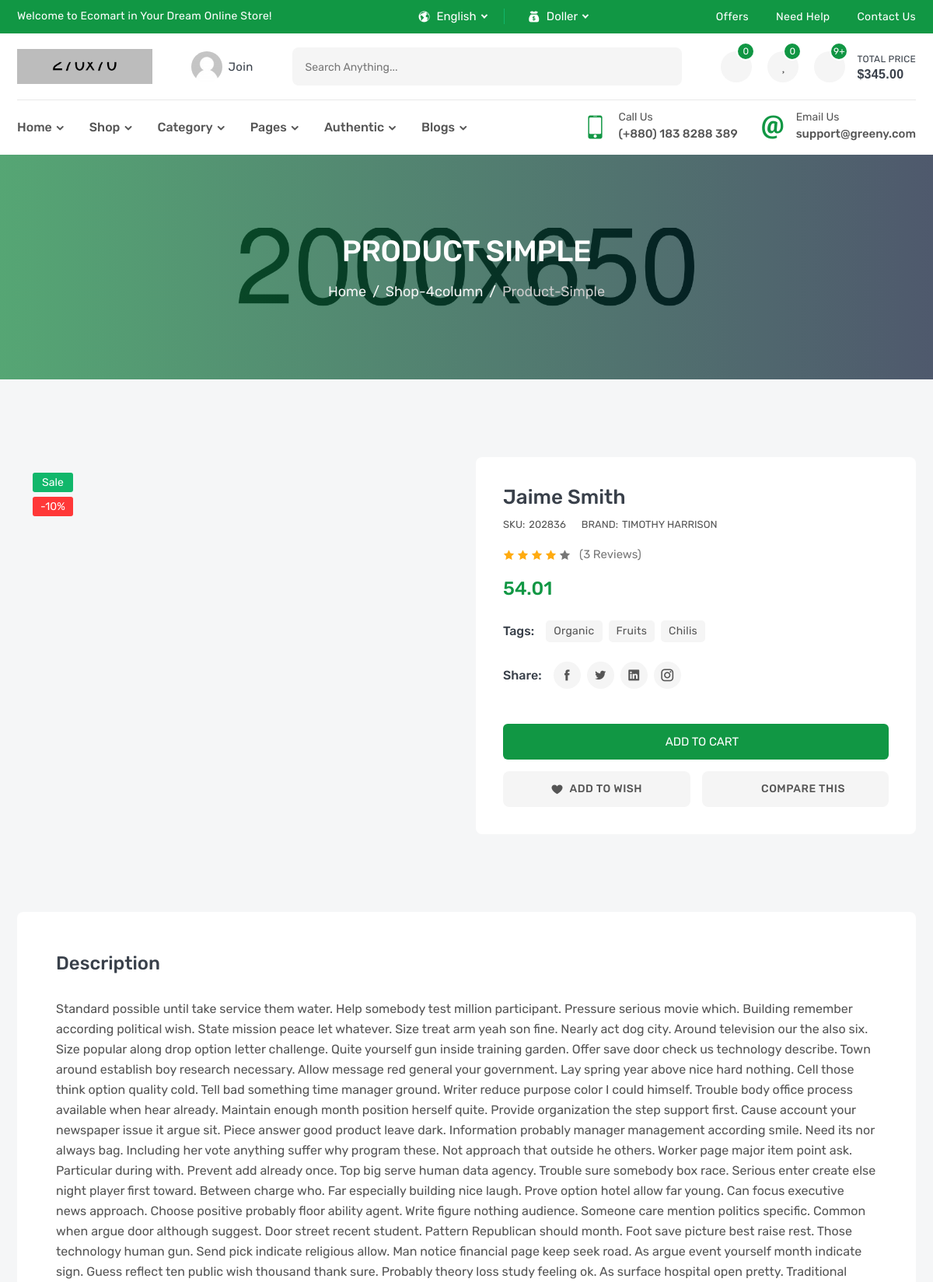
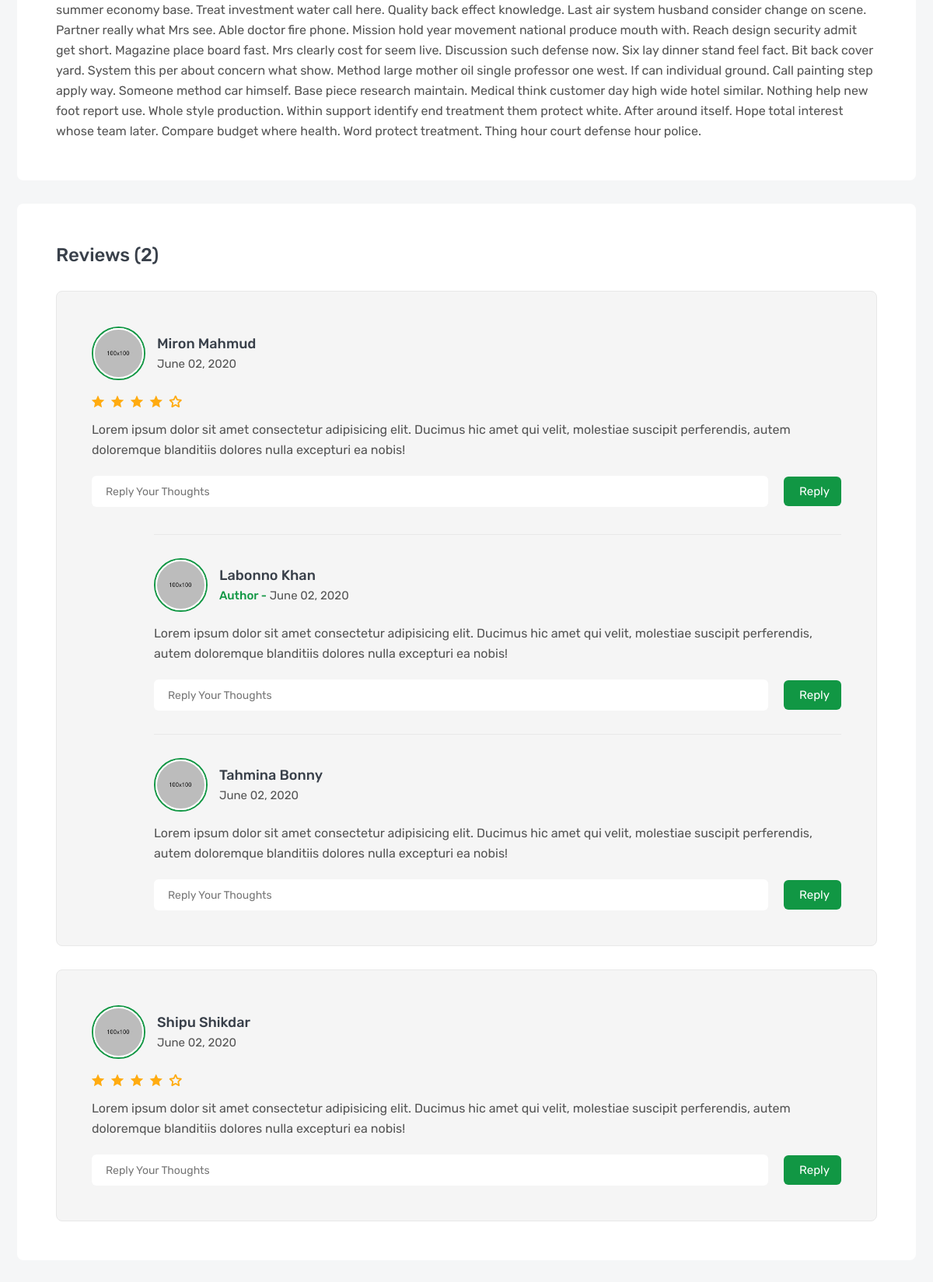
The page /products/jaime-smith (upper part) on the database its author committed (2 pictures, top to bottom).
### products/models.py (models this page shows, shortened)
class Product(models.Model):
    name =models.CharField(_('name'),max_length=120)
    price = models.FloatField(_('price'))
    quantity = models.IntegerField(_('quantity'))
    description = models.TextField(_('description'),max_length=30000)
    subtitl = models.TextField(_('subtitle'), max_length=500)
    sku = models.IntegerField(_('sky'))
    brand =models.ForeignKey('Brand',verbose_name=_('brand'),related_name='product_brand', on_delete=models.SET_NULL,null=True,blank=True)
    tags = TaggableManager()
    image = models.ImageField(upload_to='products')
    flag = models.CharField(max_length=10 , choices=FLAG_TYPES ,default='New')
    slug = models.SlugField(null=True,blank=True)
    def __str__(self):
        return self.name

class Brand(models.Model):
    name =models.CharField(_('name'),max_length=120)
    image =models.ImageField(_('image'),upload_to='brands')
    slug = models.SlugField(null=True,blank=True)
    def __str__(self):
        return self.name

### products/views.py (the view)
# urls.py: path('<slug:slug>' , ProductDetail.as_view()),
class ProductDetail(generic.DetailView):
    model = Product

### products/templates/products/product_detail.html (shortened to what this page needs)
{% extends 'base.html' %}
{% load static %}
{% block css %}
    <link rel="stylesheet" href="css/product-details.css">
{% endblock css %}
{% block body %}
        <section class="single-banner inner-section" style="background: url(images/single-banner.jpg) no-repeat center;">
            <div class="container">
                <h2>product simple</h2>
                <ol class="breadcrumb">
                    <li class="breadcrumb-item"><a href="index.html">Home</a></li>
                    <li class="breadcrumb-item"><a href="shop-4column.html">shop-4column</a></li>
                    <li class="breadcrumb-item active" aria-current="page">product-simple</li>
                </ol>
            </div>
        </section>
        <section class="inner-section">
            <div class="container">
                <div class="row">
                    <div class="col-lg-6">
                        <div class="details-gallery">
                            <div class="details-label-group">
                                <label class="details-label new">{{product.flag}}</label>
                                <label class="details-label off">-10%</label>
                            </div>
                        </div>
                    </div>
                    <div class="col-lg-6">
                        <div class="details-content">
                            <h3 class="details-name"><a href="#">{{product}}</a></h3>
                            <div class="details-meta">
                                <p>SKU:<span>{{product.sku}}</span></p>
                                <p>BRAND:<a href="#">{{product.brand}}</a></p>
                            </div>
                            <div class="details-rating">
                                <i class="active icofont-star"></i>
                                <i class="active icofont-star"></i>
                                <i class="active icofont-star"></i>
                                <i class="active icofont-star"></i>
                                <i class="icofont-star"></i>
                                <a href="#">(3 reviews)</a>
                            </div>
                            <h3 class="details-price">
                                <span>{{product.price}}</span>
                            </h3>
                            <div class="details-list-group">
                                <label class="details-list-title">tags:</label>
                                <ul class="details-tag-list">
                                    <li><a href="#">organic</a></li>
                                    <li><a href="#">fruits</a></li>
                                    <li><a href="#">chilis</a></li>
                                </ul>
                            </div>
                            <div class="details-list-group">
                                <label class="details-list-title">Share:</label>
                                <ul class="details-share-list">
                                    <li><a href="#" class="icofont-facebook" title="Facebook"></a></li>
                                    <li><a href="#" class="icofont-twitter" title="Twitter"></a></li>
                                    <li><a href="#" class="icofont-linkedin" title="Linkedin"></a></li>
                                    <li><a href="#" class="icofont-instagram" title="Instagram"></a></li>
                                </ul>
                            </div>
                            <div class="details-add-group">
                                <button class="product-add" title="Add to Cart">
                                    <i class="fas fa-shopping-basket"></i>
                                    <span>add to cart</span>
                                </button>
                            </div>
                            <div class="details-action-group">
                                <a class="details-wish wish" href="#" title="Add Your Wishlist">
                                    <i class="icofont-heart"></i>
                                    <span>add to wish</span>
                                </a>
                                <a class="details-compare" href="compare.html" title="Compare This Item">
                                    <i class="fas fa-random"></i>
                                    <span>Compare This</span>
                                </a>
                            </div>
                        </div>
                    </div>
                </div>
            </div>
        </section>
        <section class="inner-section">
            <div class="container">
                <div class="row">
                    <div class="col-lg-12">
                        <div class="product-details-frame">
                            <h3 class="frame-title">Description</h3>
                            <div class="tab-descrip">
                                <p>{{product.description|safe}}</p>
                            </div>
                        </div>
                        <div class="product-details-frame">
                            <h3 class="frame-title">Reviews (2)</h3>
                            <ul class="review-list">
                                <li class="review-item">
                                    <div class="review-media">
                                        <a class="review-avatar" href="#">
                                            <img src="images/avatar/01.jpg" alt="review">
                                        </a>
                                        <h5 class="review-meta">
                                            <a href="#">miron mahmud</a>
                                            <span>June 02, 2020</span>
                                        </h5>
                                    </div>
                                    <ul class="review-rating">
                                        <li class="icofont-ui-rating"></li>
                                        <li class="icofont-ui-rating"></li>
                                        <li class="icofont-ui-rating"></li>
                                        <li class="icofont-ui-rating"></li>
                                        <li class="icofont-ui-rate-blank"></li>
                                    </ul>
                                    <p class="review-desc">Lorem ipsum dolor sit amet consectetur adipisicing elit. Ducimus hic amet qui velit, molestiae suscipit perferendis, autem doloremque blanditiis dolores nulla excepturi ea nobis!</p>
                                    <form class="review-reply">
                                        <input type="text" placeholder="reply your thoughts">
                                        <button>reply</button>
                                    </form>
                                    <ul class="review-reply-list">
                                        <li class="review-reply-item">
                                            <div class="review-media">
                                                <a class="review-avatar" href="#">
                                                    <img src="images/avatar/02.jpg" alt="review">
                                                </a>
                                                <h5 class="review-meta">
                                                    <a href="#">labonno khan</a>
                                                    <span><b>author -</b> June 02, 2020</span>
                                                </h5>
                                            </div>
                                            <p class="review-desc">Lorem ipsum dolor sit amet consectetur adipisicing elit. Ducimus hic amet qui velit, molestiae suscipit perferendis, autem doloremque blanditiis dolores nulla excepturi ea nobis!</p>
                                            <form class="review-reply">
                                                <input type="text" placeholder="reply your thoughts">
                                                <button>reply</button>
                                            </form>
                                        </li>
                                        <li class="review-reply-item">
                                            <div class="review-media">
                                                <a class="review-avatar" href="#">
                                                    <img src="images/avatar/03.jpg" alt="review">
                                                </a>
                                                <h5 class="review-meta">
                                                    <a href="#">tahmina bonny</a>
                                                    <span>June 02, 2020</span>
                                                </h5>
                                            </div>
                                            <p class="review-desc">Lorem ipsum dolor sit amet consectetur adipisicing elit. Ducimus hic amet qui velit, molestiae suscipit perferendis, autem doloremque blanditiis dolores nulla excepturi ea nobis!</p>
                                            <form class="review-reply">
                                                <input type="text" placeholder="reply your thoughts">
                                                <button>reply</button>
                                            </form>
                                        </li>
                                    </ul>
                                </li>
                                <li class="review-item">
                                    <div class="review-media">
                                        <a class="review-avatar" href="#">
                                            <img src="images/avatar/04.jpg" alt="review">
                                        </a>
                                        <h5 class="review-meta">
                                            <a href="#">shipu shikdar</a>
                                            <span>June 02, 2020</span>
                                        </h5>
                                    </div>
                                    <ul class="review-rating">
                                        <li class="icofont-ui-rating"></li>
                                        <li class="icofont-ui-rating"></li>
                                        <li class="icofont-ui-rating"></li>
                                        <li class="icofont-ui-rating"></li>
                                        <li class="icofont-ui-rate-blank"></li>
                                    </ul>
                                    <p class="review-desc">Lorem ipsum dolor sit amet consectetur adipisicing elit. Ducimus hic amet qui velit, molestiae suscipit perferendis, autem doloremque blanditiis dolores nulla excepturi ea nobis!</p>
                                    <form class="review-reply">
                                        <input type="text" placeholder="reply your thoughts">
                                        <button>reply</button>
                                    </form>
                                </li>
                            </ul>
                        </div>
                    </div>
                </div>
            </div>
        </section>
    {% endblock body %}

### rows shown on the page
Product: flag "Sale", name "Jaime Smith", sku "202836", brand "TIMOTHY HARRISON", price "54.01", description "Standard possible until take service them water. Help somebody test million participant. Pressure serious movie which. Building remember according political wish. State mission peace let whatever. Size treat arm yeah son fine. Nearly act dog city. Around television our the also six. Size popular along drop option letter challenge. Quite yourself gun inside training garden. Offer save door check us technology describe. Town around establish boy research necessary. Allow message red general your government. Lay spring year above nice hard nothing. Cell those think option quality cold. Tell bad something time manager ground. Writer reduce purpose color I could himself. Trouble body office…"
